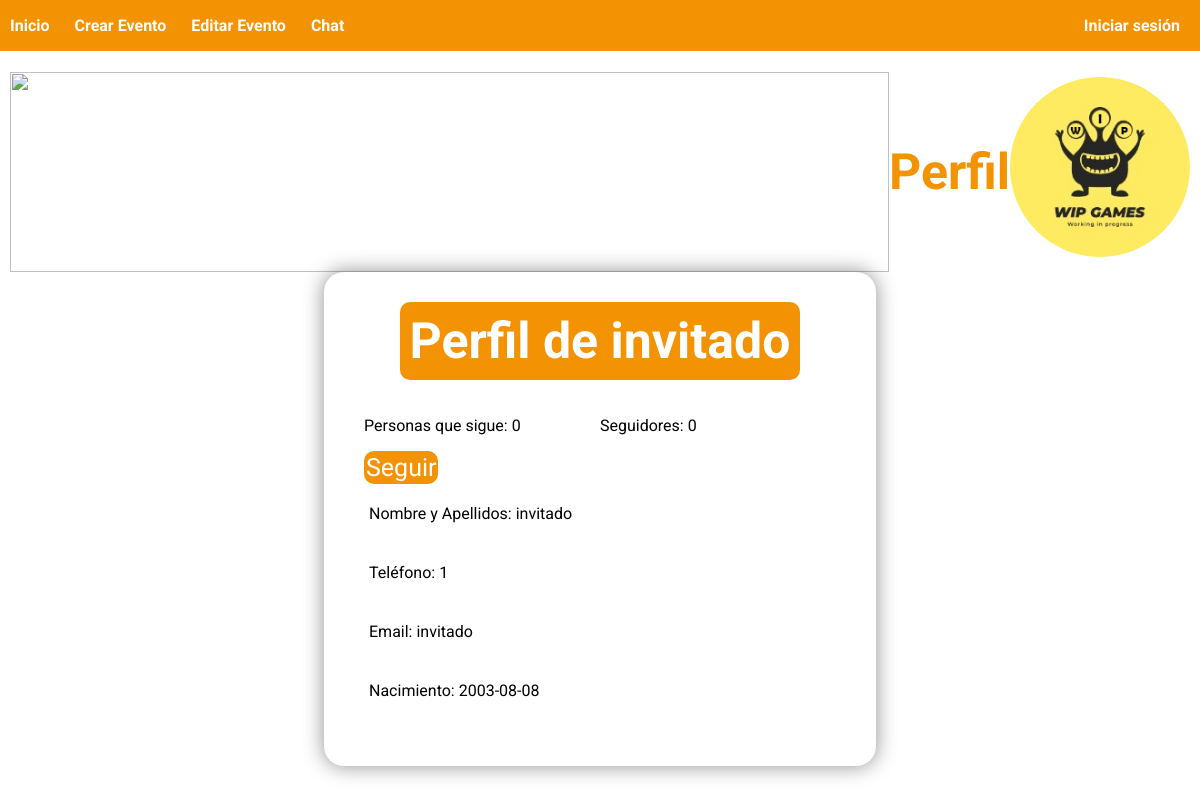
Page /app/perfil.php?usuario=invitado on the committed database.
### tables this page shows
CREATE TABLE `usuarios` (
  `nombre` text NOT NULL,
  `telef` int(11) NOT NULL,
  `email` varchar(100) NOT NULL,
  `nacimiento` date NOT NULL,
  `usuario` varchar(50) NOT NULL,
  `passwd` varchar(255) NOT NULL,
  `sal` varchar(50) NOT NULL,
  UNIQUE(`usuario`),
  `foto_perfil` varchar(255) DEFAULT NULL
);

### app/perfil.php (the view, shortened to what this page needs)
<?php
        include("navbar.php");
        echo '<!DOCTYPE html>
        <html>
          <head>
              <title>Eventify</title>
              <link rel="stylesheet" href="styles.css">
              <link rel="stylesheet" href="perfil.css">
              <link rel="preconnect" href="https://fonts.googleapis.com">
              <link rel="preconnect" href="https://fonts.gstatic.com" crossorigin>
              <link href="https://fonts.googleapis.com/css2?family=Roboto&display=swap" rel="stylesheet">
              <link rel="stylesheet" href="https://fonts.googleapis.com/css2?family=Material+Symbols+Outlined:opsz,wght,FILL,GRAD@20..48,100..700,0..1,-50..200" />
          </head>
          <body>
            <div class="page">
              <div class="cabecera">
                <img class="imagenSV" src="imagenes/logoSV.png"></img>
                <h1 class="tituloInicio">Perfil</h1>
                <img class="imagenWIP" src="imagenes/logoWIP.png"></img>
              </div>';
        if (isset($_GET["usuario"])) {
          $otro_usuario = $_GET["usuario"];
          $query = "SELECT * FROM usuarios WHERE usuario = ?";
          $stmt = $conn->prepare($query);
          $stmt->bind_param("s", $otro_usuario);
          $stmt->execute();
          $result = $stmt->get_result();
          $querySeguidos = "SELECT COUNT(*) AS totalSeguidos FROM follows WHERE usuarioSeguidor = ?";
          $querySeguidores = "SELECT COUNT(*) AS totalSeguidores FROM follows WHERE usuarioSeguido = ?";
          $stmtSeguidos = $conn->prepare($querySeguidos);
          $stmtSeguidos->bind_param("s", $otro_usuario);
          $stmtSeguidos->execute();
          $resultSeguidos = $stmtSeguidos->get_result();
          $seguidosCount = $resultSeguidos->fetch_assoc()['totalSeguidos'];
          $stmtSeguidores = $conn->prepare($querySeguidores);
          $stmtSeguidores->bind_param("s", $otro_usuario);
          $stmtSeguidores->execute();
          $resultSeguidores = $stmtSeguidores->get_result();
          $seguidoresCount = $resultSeguidores->fetch_assoc()['totalSeguidores'];
          while ($row = $result->fetch_assoc()) {
            echo '<div class="formbox">
                    <div class="form-title">
                        Perfil de '.htmlspecialchars($row['usuario'], ENT_QUOTES). '
                    </div>
                    <form class="form">
                        <div class="contador-seguimiento" style="display: flex; justify-content: space-between; width: 100%;">
                          <p>Personas que sigue: ' . htmlspecialchars($seguidosCount, ENT_QUOTES) . '</p>
                          <p>Seguidores: ' . htmlspecialchars($seguidoresCount, ENT_QUOTES) . '</p>
                        </div>
                        <div class="linea-form">
                            <button type="button" class="boton" id="botonSeguir">
                              Seguir<?php echo $followButtonText; ?>
                            </button>
                        </div>
                        <div class="linea-form">
                            <p>Nombre y Apellidos: '.htmlspecialchars($row['nombre'], ENT_QUOTES).'</p>
                        </div>
                        <div class="linea-form">
                            <p>Teléfono: '.htmlspecialchars($row['telef'], ENT_QUOTES).'</p>
                        </div>
                        <div class="linea-form">
                            <p>Email: '.htmlspecialchars($row['email'], ENT_QUOTES).'</p>
                        </div>
                        <div class="linea-form">
                            <p>Nacimiento: '.htmlspecialchars($row['nacimiento'], ENT_QUOTES).'</p>
                        </div>
                    </form>
                </div>';
          }
        }
      ?>
    </div>
  </body>
</html>

### app/styles.css (style rules this page uses)
:root { --color1: #ffff; --color2: rgba(243,146,3); --text-color: #ffff; --font-family: 'Roboto', sans-serif; }
body { margin: 30px 0; font-family: var(--font-family); }
.page { margin: 72px 10px; display: flex; flex-flow: column wrap; justify-content: space-evenly; align-content: center; }
.cabecera { top: 0; left: 0; background-color: #FEEB61; width: 100%; height: 200px; padding-left: 0%; display: flex; justify-content: space-between; }
.cabecera { top: 0; left: 0; background-color: white; width: 100%; height: 200px; padding-left: 0%; display: flex; justify-content: space-between; align-content: center; }
.imagenSV { height: 100%; }
.imagenWIP { margin-top: 5px; height: 90%; border-radius: 50%; }
.tituloInicio { justify-self: center; align-self: center; font-size: 50px; font-weight: bold; color: var(--color2); font-family: var(--font-family); }

### app/perfil.css (style rules this page uses)
.formbox { margin-top: 30px; background-color: var(--color1); border-radius: 20px; box-shadow: 0 0 20px 1px rgba(0, 0, 0, 0.404); width: 40%; min-width: 400px; height: fit-content; padding: 30px 40px; margin: 0 auto; }
.form { height: 100%; display: table; table-layout: fixed; width: 100%; }
.form p { display: table-cell; width: 60%; word-wrap: break-word; overflow-wrap: break-word; }
.form-title { font-size: 50px; font-weight: bold; text-align: center; width: fit-content; border-radius: 10px; color: var(--text-color); margin: 0 auto; margin-bottom: 20px; background-color: var(--color2); padding: 10px; }
.linea-form { display: table-row; }
.linea-form p { font-family: var(--font-family); padding: 20px 5px; height: fit-content; }
.boton { border-radius: 10px; background-color: var(--color2); font-family: var(--font-family); color: var(--color1); border: none; font-size: 25px; display: table-cell; text-decoration: none; padding: 2px; }

### rows in the picture
usuarios: usuario "invitado", seguidosCount "0", seguidoresCount "0", nombre "invitado", telef "1", email "invitado", nacimiento "2003-08-08"
